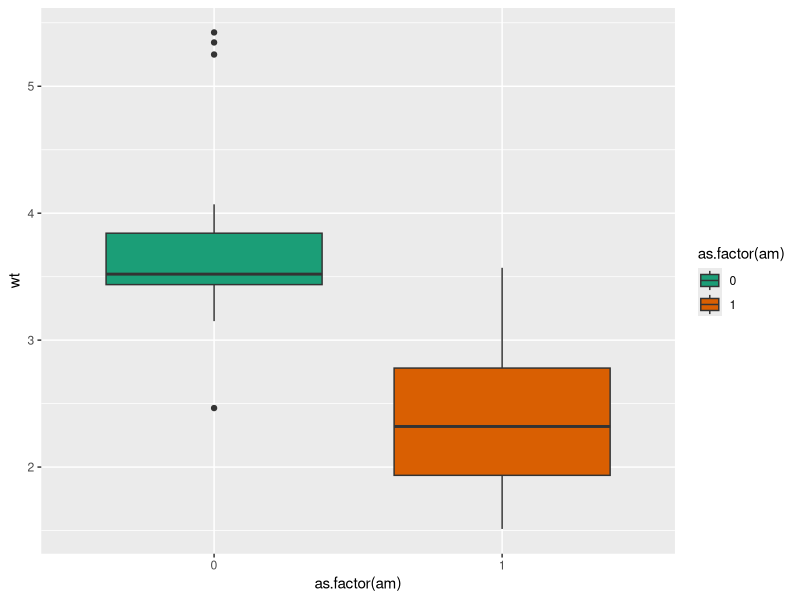
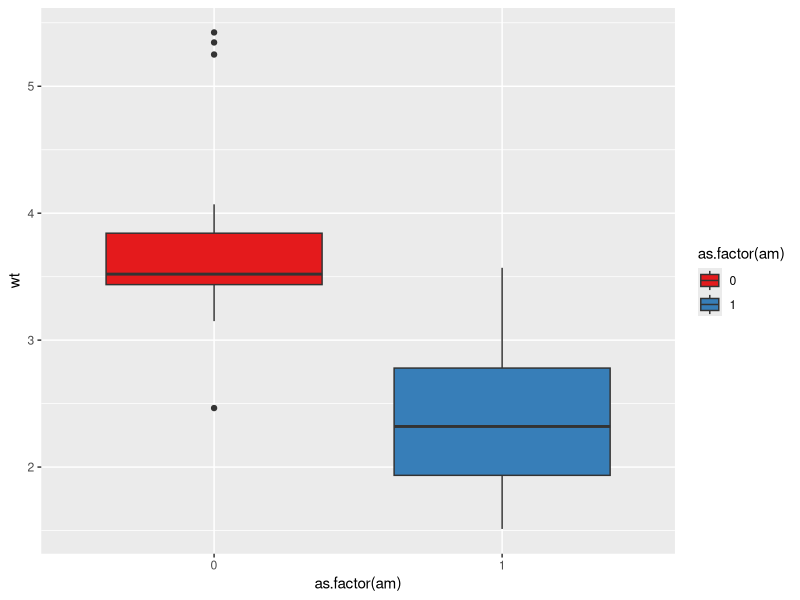
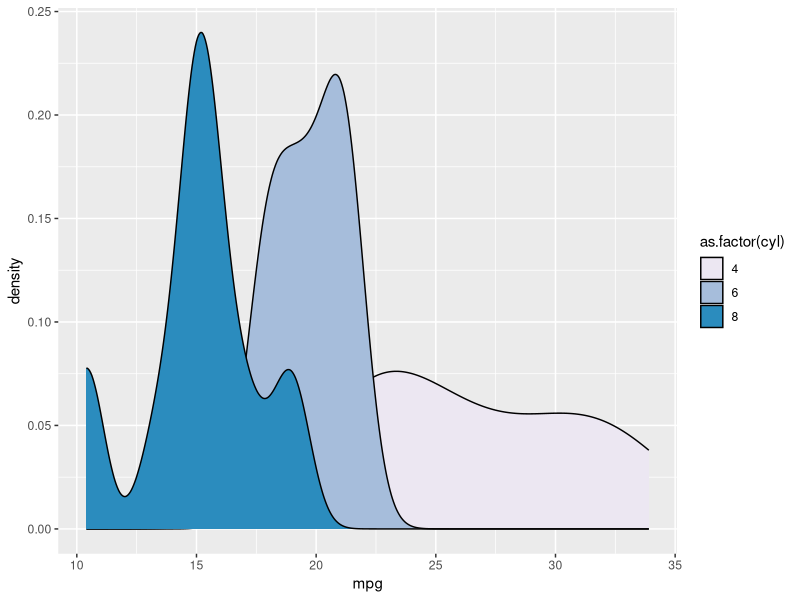
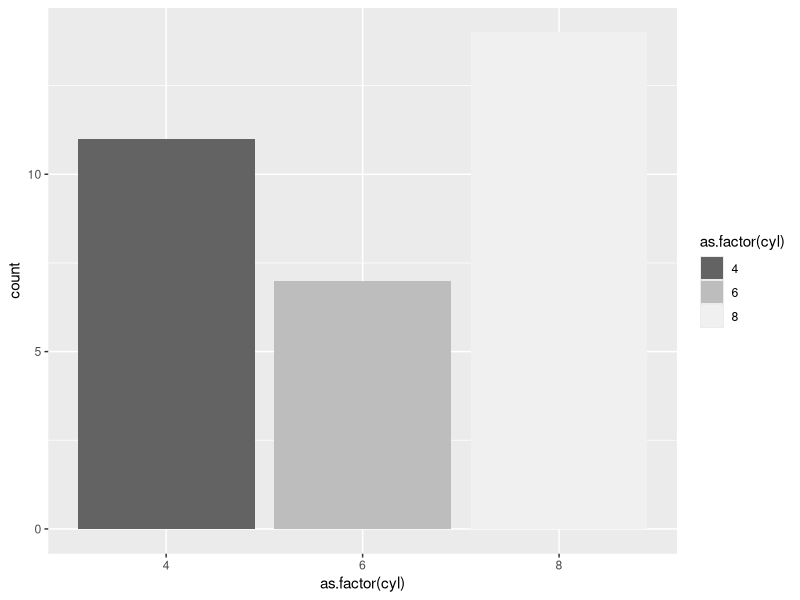
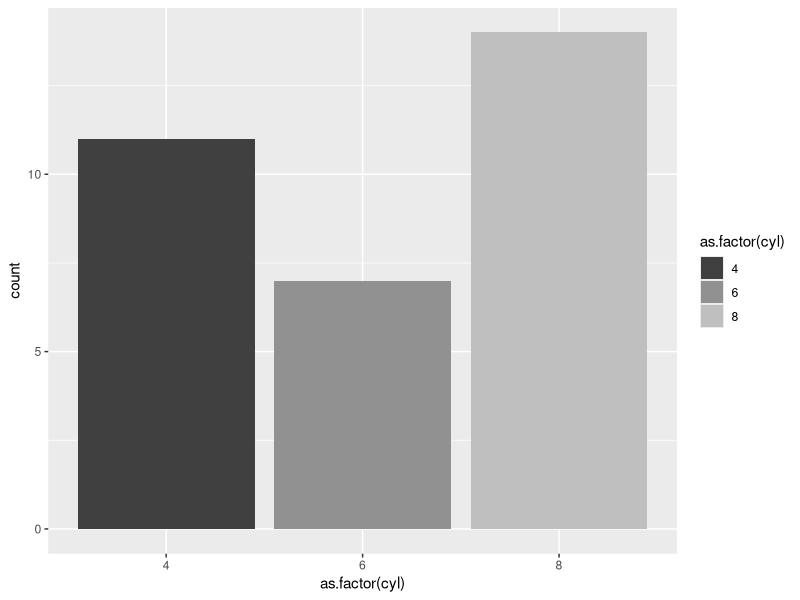

Reproduce these figures in R, in order.
library(ggplot2)
?scale_color_brewer
mtc = mtcars
attach(mtc)  
f1 = ggplot(mtc, aes(x = as.factor(am), y = wt, fill = as.factor(am))) + geom_boxplot()
f1 + scale_fill_brewer(palette = "Dark2")
f1 + scale_fill_brewer(palette = "Set1")

f2 = ggplot(mtc, aes(x = mpg, fill = as.factor(cyl))) + geom_density()
f2 + scale_fill_brewer(palette = "PuBu")

#Changing colour sequence order
#Method 1
f3 = ggplot(mtc, aes(x = as.factor(cyl), fill = as.factor(cyl))) + geom_bar() 
f3 + scale_fill_brewer(palette = "Greys", direction = -1)
#Method 2
f3 + scale_fill_grey(start = 0.25, end = 0.75)
